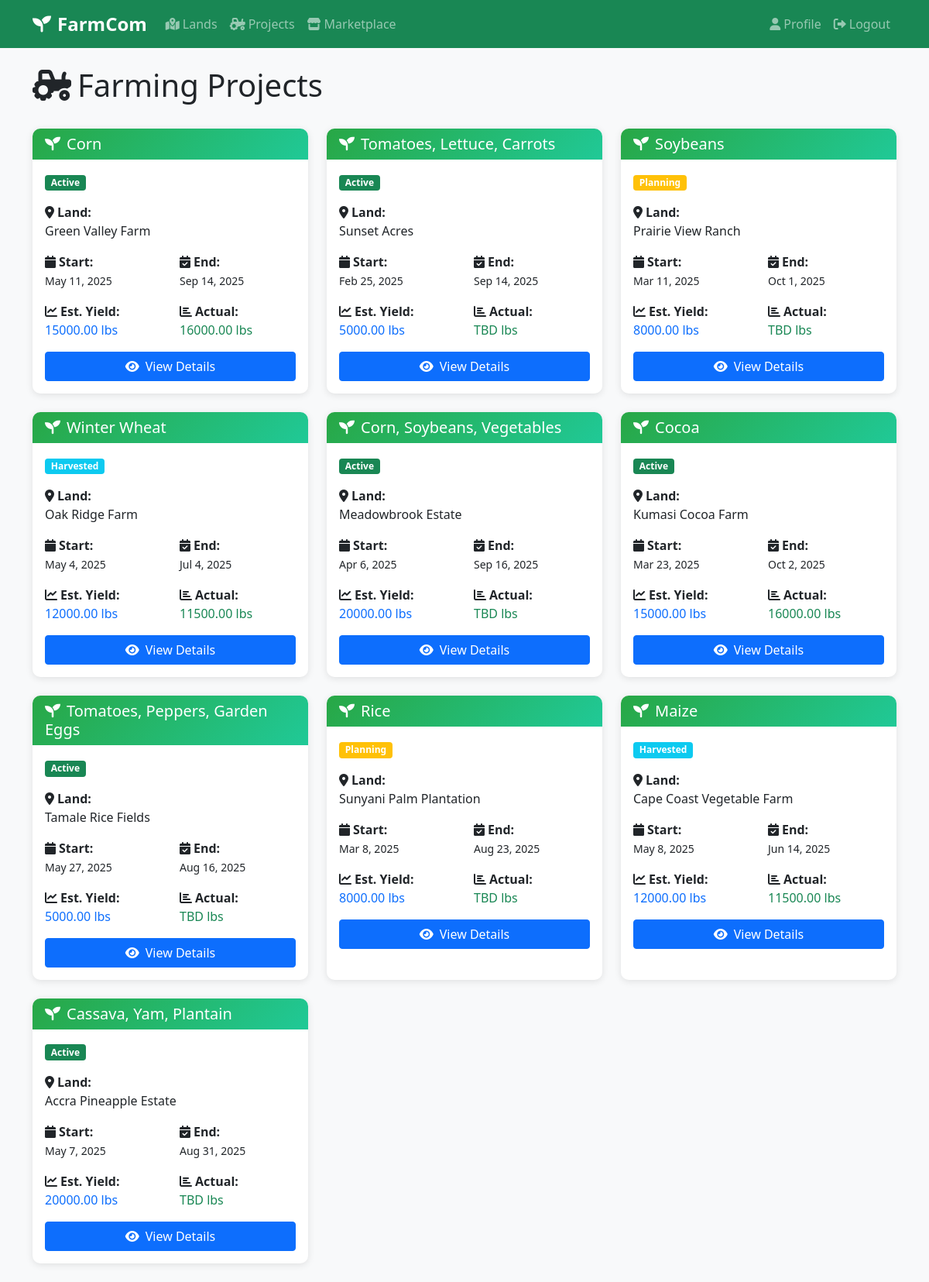
Page /farming/projects/ (signed in) on the committed database.
### farming/models.py (models this page shows, shortened)
class FarmingProject(models.Model):
    STATUS_CHOICES = (
        ('PLANNING', 'Planning'),
        ('ACTIVE', 'Active'),
        ('HARVESTED', 'Harvested'),
        ('COMPLETED', 'Completed'),
    )
    land = models.ForeignKey(Land, on_delete=models.CASCADE)
    manager = models.ForeignKey(User, on_delete=models.SET_NULL, null=True, related_name='managed_projects')
    workers = models.ManyToManyField(User, related_name='farming_projects')
    start_date = models.DateField()
    end_date = models.DateField(null=True, blank=True)
    status = models.CharField(max_length=20, choices=STATUS_CHOICES, default='PLANNING')
    crops = models.CharField(max_length=200)
    estimated_yield = models.DecimalField(max_digits=10, decimal_places=2)
    actual_yield = models.DecimalField(max_digits=10, decimal_places=2, null=True, blank=True)

### lands/models.py (models this page shows, shortened)
class Land(models.Model):
    owner = models.ForeignKey(User, on_delete=models.CASCADE, related_name='lands')
    title = models.CharField(max_length=100)
    location = models.CharField(max_length=100)
    size = models.DecimalField(max_digits=10, decimal_places=2)  # in acres
    description = models.TextField()
    is_available = models.BooleanField(default=True)
    preferred_crops = models.CharField(max_length=200)
    soil_type = models.CharField(max_length=50)
    water_source = models.CharField(max_length=50)
    date_listed = models.DateTimeField(auto_now_add=True)

### farming/views.py (the view)
# urls.py: path('projects/', views.project_list, name='project_list'),
@login_required
def project_list(request):
    projects = FarmingProject.objects.all()
    return render(request, 'farming/project_list.html', {'projects': projects})

### templates/farming/project_list.html (shortened to what this page needs)
{% extends 'base.html' %}
{% block content %}
<div class="d-flex justify-content-between align-items-center mb-4">
    <h1><i class="fas fa-tractor me-2"></i>Farming Projects</h1>
</div>
<div class="row">
    {% for project in projects %}
    <div class="col-md-6 col-lg-4 mb-4">
        <div class="card h-100">
            <div class="card-header">
                <h5 class="card-title mb-0">
                    <i class="fas fa-seedling me-2"></i>{{ project.crops }}
                </h5>
            </div>
            <div class="card-body">
                <div class="mb-3">
                    <span class="badge bg-{% if project.status == 'ACTIVE' %}success{% elif project.status == 'PLANNING' %}warning{% elif project.status == 'HARVESTED' %}info{% else %}secondary{% endif %}">
                        {{ project.get_status_display }}
                    </span>
                </div>
                <div class="mb-3">
                    <strong><i class="fas fa-map-marker-alt me-1"></i>Land:</strong><br>
                    <span>{{ project.land.title }}</span>
                </div>
                <div class="row mb-3">
                    <div class="col-6">
                        <strong><i class="fas fa-calendar me-1"></i>Start:</strong><br>
                        <small>{{ project.start_date|date:"M j, Y" }}</small>
                    </div>
                    <div class="col-6">
                        <strong><i class="fas fa-calendar-check me-1"></i>End:</strong><br>
                        <small>{{ project.end_date|date:"M j, Y"|default:"TBD" }}</small>
                    </div>
                </div>
                <div class="row mb-3">
                    <div class="col-6">
                        <strong><i class="fas fa-chart-line me-1"></i>Est. Yield:</strong><br>
                        <span class="text-primary">{{ project.estimated_yield }} lbs</span>
                    </div>
                    <div class="col-6">
                        <strong><i class="fas fa-chart-bar me-1"></i>Actual:</strong><br>
                        <span class="text-success">{{ project.actual_yield|default:"TBD" }} lbs</span>
                    </div>
                </div>
                <div class="mt-auto">
                    <a href="{% url 'project_detail' project.pk %}" class="btn btn-primary w-100">
                        <i class="fas fa-eye me-2"></i>View Details
                    </a>
                </div>
            </div>
        </div>
    </div>
    {% endfor %}
</div>
{% endblock %}

### static/css/style.css (style rules this page uses)
:root { --primary-green: #28a745; --secondary-green: #20c997; --dark-green: #1e7e34; --light-green: #d4edda; }
body { font-family: 'Segoe UI', Tahoma, Geneva, Verdana, sans-serif; background-color: #f8f9fa; }
.card { border: none; border-radius: 10px; box-shadow: 0 2px 10px rgba(0,0,0,0.1); transition: transform 0.2s; }
.card-header { background: linear-gradient(135deg, var(--primary-green), var(--secondary-green)); color: white; border-radius: 10px 10px 0 0 !important; border: none; }

### rows in the picture
FarmingProject: crops "Corn", status "Active", land "Green Valley Farm", start_date "May 11, 2025", end_date "Sep 14, 2025", estimated_yield "15000.00", actual_yield "16000.00"
FarmingProject: crops "Tomatoes, Lettuce, Carrots", status "Active", land "Sunset Acres", start_date "Feb 25, 2025", end_date "Sep 14, 2025", estimated_yield "5000.00", actual_yield "TBD"
FarmingProject: crops "Soybeans", status "Planning", land "Prairie View Ranch", start_date "Mar 11, 2025", end_date "Oct 1, 2025", estimated_yield "8000.00", actual_yield "TBD"
FarmingProject: crops "Winter Wheat", status "Harvested", land "Oak Ridge Farm", start_date "May 4, 2025", end_date "Jul 4, 2025", estimated_yield "12000.00", actual_yield "11500.00"
FarmingProject: crops "Corn, Soybeans, Vegetables", status "Active", land "Meadowbrook Estate", start_date "Apr 6, 2025", end_date "Sep 16, 2025", estimated_yield "20000.00", actual_yield "TBD"
FarmingProject: crops "Cocoa", status "Active", land "Kumasi Cocoa Farm", start_date "Mar 23, 2025", end_date "Oct 2, 2025", estimated_yield "15000.00", actual_yield "16000.00"
FarmingProject: crops "Tomatoes, Peppers, Garden Eggs", status "Active", land "Tamale Rice Fields", start_date "May 27, 2025", end_date "Aug 16, 2025", estimated_yield "5000.00", actual_yield "TBD"
FarmingProject: crops "Rice", status "Planning", land "Sunyani Palm Plantation", start_date "Mar 8, 2025", end_date "Aug 23, 2025", estimated_yield "8000.00", actual_yield "TBD"
FarmingProject: crops "Maize", status "Harvested", land "Cape Coast Vegetable Farm", start_date "May 8, 2025", end_date "Jun 14, 2025", estimated_yield "12000.00", actual_yield "11500.00"
FarmingProject: crops "Cassava, Yam, Plantain", status "Active", land "Accra Pineapple Estate", start_date "May 7, 2025", end_date "Aug 31, 2025", estimated_yield "20000.00", actual_yield "TBD"
